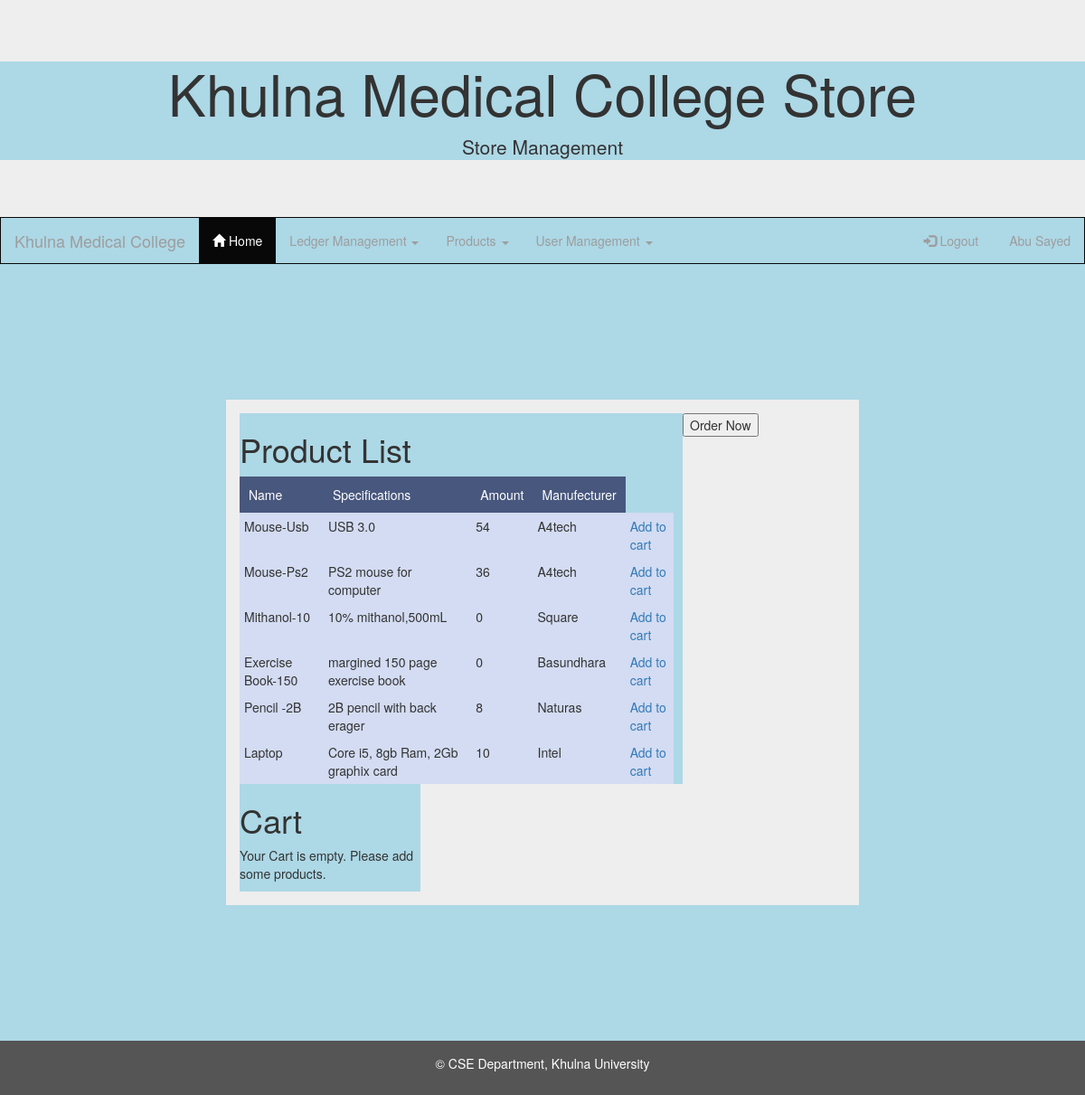
Screenshot of /orderproduct.php (signed in) with the database file from the repository.
### tables this page shows
CREATE TABLE `products` (
  `id` int(11) NOT NULL,
  `p_name` varchar(150) NOT NULL,
  `p_amount` int(11) NOT NULL DEFAULT '0',
  `specs` varchar(300) NOT NULL,
  `man_id` int(11) NOT NULL,
  `ptype_id` int(11) NOT NULL
);

CREATE TABLE `manufecturer` (
  `id` int(11) NOT NULL,
  `man_name` varchar(150) NOT NULL
);

### products.php (the view, shortened to what this page needs)
<?php
    $connection = mysqli_connect("localhost","root","","hstore");
?>
    <h1>Product List</h1>
    <table>
        <tr>
            <th>Name</th>
            <th>Specifications</th>
            <th>Amount</th>
            <th>Manufecturer</th>
        </tr>
        <?php
            $sql="SELECT products.id as id_product, p_name, p_amount,specs, man_name FROM products inner join manufecturer on products.man_id = manufecturer.id";
            $result = mysqli_query($connection, $sql);
            while($row=mysqli_fetch_array($result,MYSQLI_ASSOC)){
        ?>
            <tr>
                <td><?php echo $row['p_name'] ?></td>
                <td><?php echo $row['specs'] ?></td>
                <td><?php echo $row['p_amount'] ?></td>
                <td><?php echo $row['man_name'] ?></td>
                <td><a href="orderproduct.php?page=products&action=add&id=<?php echo $row['id_product'] ?>">Add to cart</a></td>
            </tr>
        <?php
            }
        ?>
    </table>

### resources/css/style.css (style rules this page uses)
body { font-family: Verdana; font-size: 12px; color: #444; }
a { color: #48577D; text-decoration: none; }
h1, h2 { margin-bottom: 15px }
h1 { font-size: 18px; }
#main table { width: 480px; }
#main table th { padding: 10px; background-color: #48577D; color: #fff; text-align: left; }
#main table td { padding: 5px; }
#main table tr { background-color: #d3dcf2; }

### resources/css/master.css (style rules this page uses)
body { background-color: lightblue; background-image: url("green.png"); background-repeat: repeat-x; }

### rows the page displays
products: p_name "Mouse-Usb", specs "USB 3.0", p_amount "54", man.man_name "A4tech"
products: p_name "Mouse-Ps2", specs "PS2 mouse for computer", p_amount "36", man.man_name "A4tech"
products: p_name "Mithanol-10", specs "10% mithanol,500mL", p_amount "0", man.man_name "Square"
products: p_name "Exercise Book-150", specs "margined 150 page exercise book", p_amount "0", man.man_name "Basundhara"
products: p_name "Pencil -2B", specs "2B pencil with back erager", p_amount "8", man.man_name "Naturas"
products: p_name "Laptop", specs "Core i5, 8gb Ram, 2Gb graphix card", p_amount "10", man.man_name "Intel"

### other values shown
$_SESSION['fullname'] "Abu Sayed"
